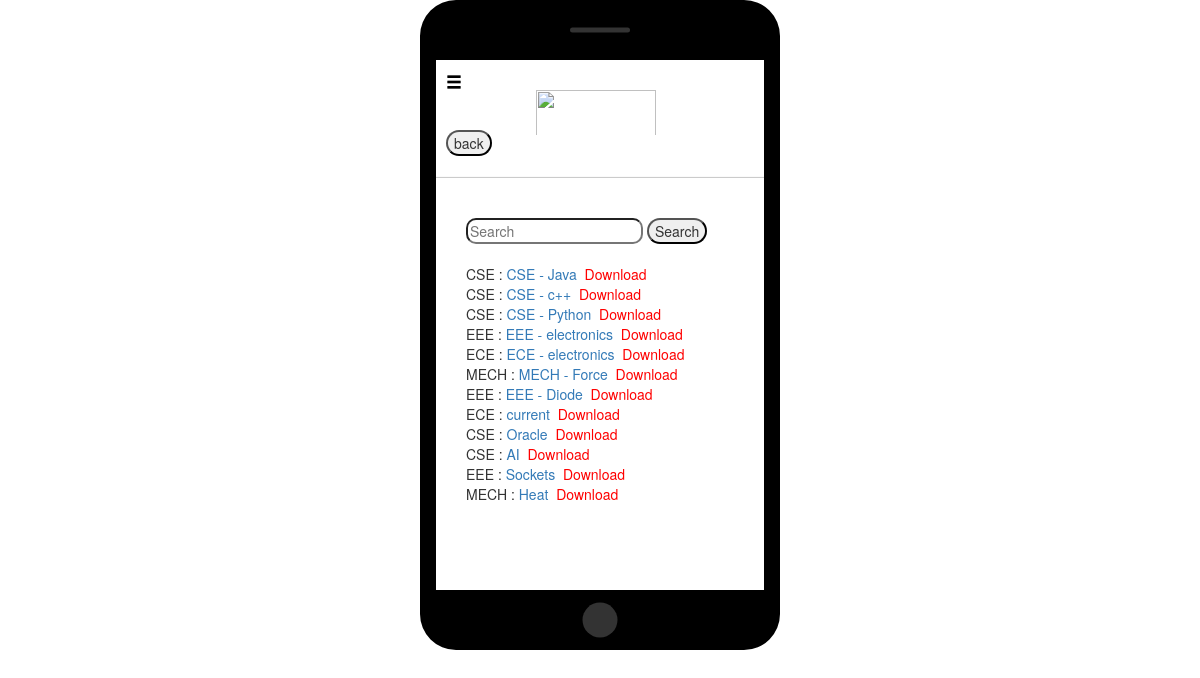
Page /latest-osmania-notes/ (signed in) on the committed database.
### digital/models.py (models this page shows, shortened)
class OuNotesModel(models.Model):
	dept = 	models.ForeignKey(DepartmentModel,related_name='ou_dept',on_delete=models.CASCADE)
	oufiles = models.FileField(null=True,default='no pdf')
	pdfname = models.CharField(max_length=120)

class DepartmentModel(models.Model):
	depts = models.CharField(max_length = 12)
	def __str__(self):
		return self.depts

### digital/views.py (the view)
# urls.py: url(r'^latest-osmania-notes/', views.ounotes_view),
@login_required
def ounotes_view(request):
	pdfs = models.OuNotesModel.objects.all()
	return render(request,'digital/ounotes.html',{'pdf':pdfs})

### templates/digital/ounotes.html
<!doctype html>
{%extends 'digital/base.html'%}
{%block base%}
    <button class="back" onClick="javascript:history.go(-1);">back</button>
	<hr>
	<div id="oupdf">
		  <form method='get' action='/search'>
		    <input type="text" placeholder="Search" name='query' id='query' style="border-radius:10px;">
			<button type="submit" style="border-radius:30px;">Search</button>
		  </form>
		<br>
		{%for p in pdf%}
		{{p.dept}} :
			<a href="{{p.oufiles.url}}" target="search.html">{{p.pdfname}}</a>&nbsp;&nbsp;<a href="{{p.oufiles.url}}" download style="color:red;">Download</a><br>
	{%endfor%}
	</div>
{%endblock%}

### templates/digital/base.html (shortened to what this page needs)
<!doctype html>
<html lang="en">
 <head>
  <link href="https://cdn.jsdelivr.net/npm/bootstrap@5.0.0-beta1/dist/css/bootstrap.min.css" rel="stylesheet">
  <link rel="stylesheet" href="https://stackpath.bootstrapcdn.com/bootstrap/3.4.1/css/bootstrap.min.css">
 </head>
 <body>
	<div class="android">
		<div class="content">
			<div class="dropdown">
				 <button class="dropbtn"><span class="glyphicon glyphicon-menu-hamburger"></button>
			</div>
			<img id = "image" src="https://encrypted-tbn0.gstatic.com/images?q=tbn:ANd9GcR7Z0voxAMt2N6Y7jakGo5FwH4QKBfZVodJtg&usqp=CAU" width="120" height="50"><br><br>
			{%block base%}
			{%endblock%}
		</div>
	</div>
 </body>
</html>

### templates/digital/base.html (style rules this page uses)
.android { position: relative; width: 360px; height: 650px; margin: auto; border: 16px black solid; border-top-width: 60px; border-bottom-width: 60px; border-radius: 36px; }
.android:after { content: ''; display: block; width: 60px; height: 5px; position: absolute; top: -30px; left: 50%; transform: translate(-50%, -50%); background: #333; border-radius: 10px; }
.android:before { content: ''; display: block; width: 35px; height: 35px; position: absolute; left: 50%; bottom: -65px; transform: translate(-50%, -50%); background: #333; border-radius: 50%; }
.content { height:500px; position:absolute; top:"80px; bottom:0; left:0; right:0; overflow:auto; }
#image { transform:translate(50%,50%); padding-top:5px; }
.back { margin-left:10px; border-radius:30px; }
#oupdf { margin:20px; padding:10px; margin-top:30px; }
.dropbtn { background-color: #3498DB; color: black; padding: 16px; font-size: 16px; border: none; }
.dropbtn { background-color: white; color: black; padding: 10px; font-size: 16px; border: none; cursor: pointer; }
.dropdown { position: relative; display: inline-block; }

### rows in the picture
OuNotesModel: dept "CSE", pdfname "CSE - Java"
OuNotesModel: dept "CSE", pdfname "CSE - c++"
OuNotesModel: dept "CSE", pdfname "CSE - Python"
OuNotesModel: dept "EEE", pdfname "EEE - electronics"
OuNotesModel: dept "ECE", pdfname "ECE - electronics"
OuNotesModel: dept "MECH", pdfname "MECH - Force"
OuNotesModel: dept "EEE", pdfname "EEE - Diode"
OuNotesModel: dept "ECE", pdfname "current"
OuNotesModel: dept "CSE", pdfname "Oracle"
OuNotesModel: dept "CSE", pdfname "AI"
OuNotesModel: dept "EEE", pdfname "Sockets"
OuNotesModel: dept "MECH", pdfname "Heat"
